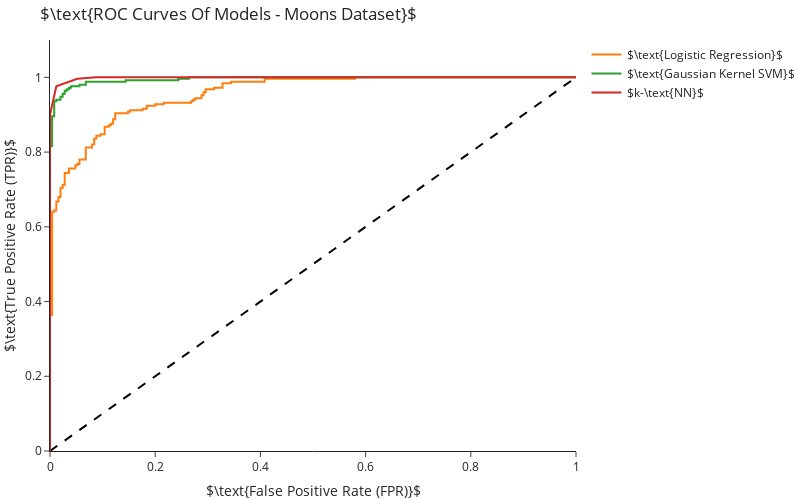

Source (notebook cell):
### Code cell
from sklearn import metrics

fig = go.Figure(layout=go.Layout(title=r"$\text{ROC Curves Of Models - Moons Dataset}$", 
                                 xaxis=dict(title=r"$\text{False Positive Rate (FPR)}$"),
                                 yaxis=dict(title=r"$\text{True Positive Rate (TPR)}$")),
                data=[go.Scatter(x=[0,1], y=[0,1], mode="lines", showlegend=False, line_color="black", line_dash='dash')])

for i, model in enumerate(models):
    fpr, tpr, th = metrics.roc_curve(y, model.predict_proba(X)[:, 1])
    fig.add_trace(go.Scatter(x=fpr, y=tpr, mode='lines', name=model_names[i], text=th,
                             hovertemplate="<b>Threshold:</b>%{text:.3f}<br>FPR: %{x:.3f}<br>TPR: %{y:.3f}"))

    
fig.update_layout(width=800, height=500, yaxis=dict(range=[0,1.1]))
fig.show()
